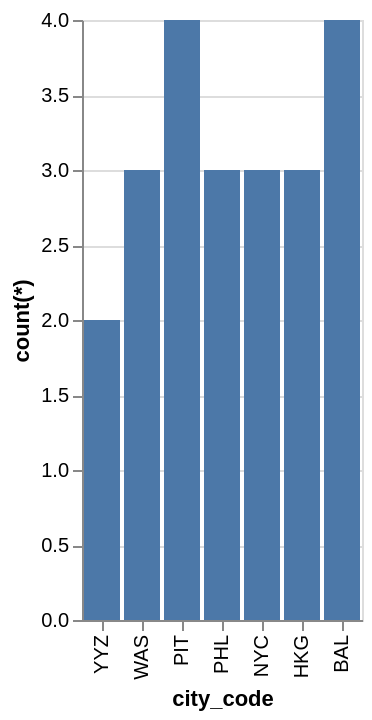

Here is the Vega-Lite specification saved for this chart:
### Vega-Lite specification from a JSON file in a GitHub repository (floating-point values rounded to 4 significant figures)
{"data": {"values": [{"x_data": "YYZ", "y_data": 2}, {"x_data": "WAS", "y_data": 3}, {"x_data": "PIT", "y_data": 4}, {"x_data": "PHL", "y_data": 3}, {"x_data": "NYC", "y_data": 3}, {"x_data": "HKG", "y_data": 3}, {"x_data": "BAL", "y_data": 4}]}, "mark": "bar", "encoding": {"x": {"field": "x_data", "type": "nominal", "title": "city_code", "sort": "descending"}, "y": {"field": "y_data", "type": "quantitative", "title": "count(*)"}}}
